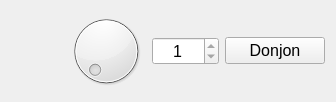
              <widget class="QWidget" name="tabDonjon">
               <property name="font">
                <font>
                 <pointsize>18</pointsize>
                 <bold>false</bold>
                </font>
               </property>
               <attribute name="title">
                <string>Donjon</string>
               </attribute>
               <layout class="QGridLayout" name="gridLayout">
                <item row="0" column="0">
                 <spacer name="horizontalSpacer_5">
                  <property name="orientation">
                   <enum>Qt::Horizontal</enum>
                  </property>
                  <property name="sizeHint" stdset="0">
                   <size>
                    <width>55</width>
                    <height>20</height>
                   </size>
                  </property>
                 </spacer>
                </item>
                <item row="0" column="1">
                 <widget class="QDial" name="donjonLvlDial">
                  <property name="minimumSize">
                   <size>
                    <width>80</width>
                    <height>80</height>
                   </size>
                  </property>
                  <property name="maximumSize">
                   <size>
                    <width>80</width>
                    <height>80</height>
                   </size>
                  </property>
                 </widget>
                </item>
                <item row="0" column="3">
                 <widget class="QSpinBox" name="donjonLvl">
                  <property name="minimumSize">
                   <size>
                    <width>67</width>
                    <height>0</height>
                   </size>
                  </property>
                  <property name="maximumSize">
                   <size>
                    <width>67</width>
                    <height>16777215</height>
                   </size>
                  </property>
                  <property name="font">
                   <font>
                    <pointsize>12</pointsize>
                    <bold>false</bold>
                   </font>
                  </property>
                  <property name="cursor">
                   <cursorShape>PointingHandCursor</cursorShape>
                  </property>
                  <property name="alignment">
                   <set>Qt::AlignCenter</set>
                  </property>
                  <property name="minimum">
                   <number>1</number>
                  </property>
                  <property name="maximum">
                   <number>1</number>
                  </property>
                 </widget>
                </item>
                <item row="0" column="4">
                 <widget class="QPushButton" name="donjonButton">
                  <property name="minimumSize">
                   <size>
                    <width>100</width>
                    <height>0</height>
                   </size>
                  </property>
                  <property name="maximumSize">
                   <size>
                    <width>100</width>
                    <height>16777215</height>
                   </size>
                  </property>
                  <property name="baseSize">
                   <size>
                    <width>100</width>
                    <height>0</height>
                   </size>
                  </property>
                  <property name="font">
                   <font>
                    <pointsize>12</pointsize>
                    <bold>false</bold>
                   </font>
                  </property>
                  <property name="cursor">
                   <cursorShape>PointingHandCursor</cursorShape>
                  </property>
                  <property name="text">
                   <string>Donjon</string>
                  </property>
                 </widget>
                </item>
               </layout>
              </widget>
